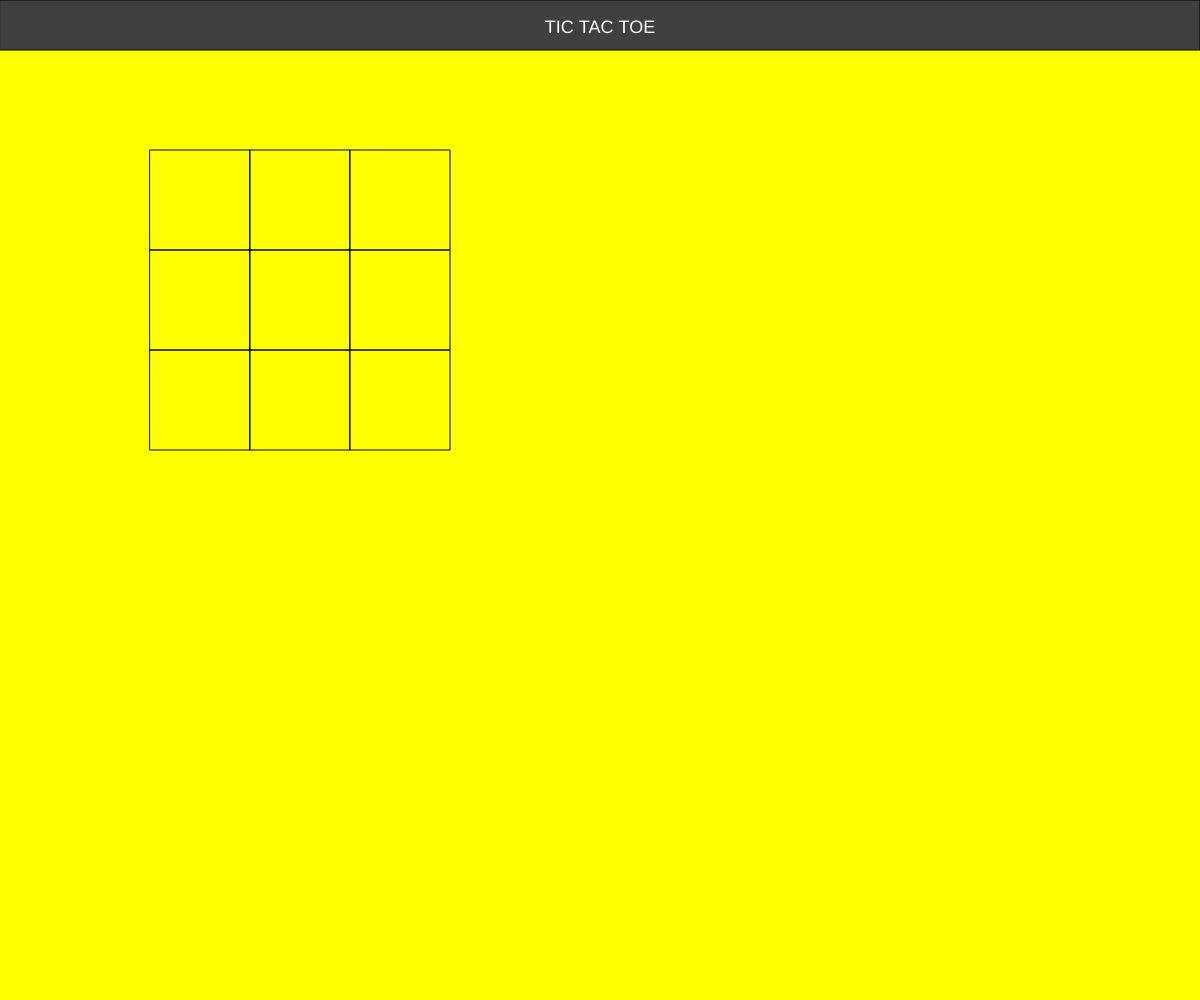
Frame 1 (no input)
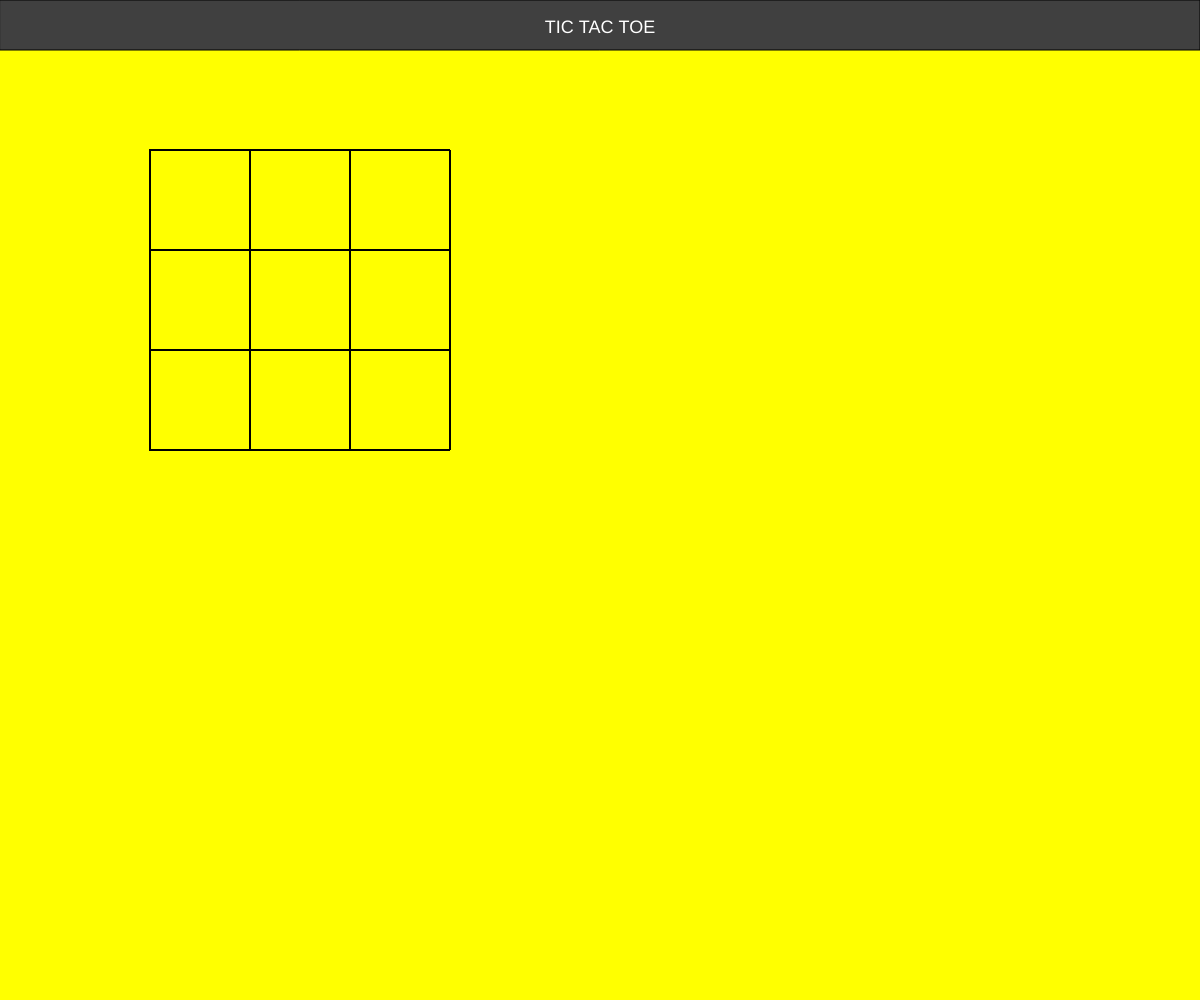
Frame 60 (no input)
Frame 120 (the mouse pressed at the canvas centre since frame 60): identical to frame 60, image omitted

The p5.js sketch that drew these frames (run headless with seeded random() and noise() and a simulated clock; from frame 60 on, the mouse is pressed at the canvas centre):

// p5.js sketch
// ── sketch.js
var turn=0
function setup() {
    createCanvas(innerWidth,innerHeight); 
    background("yellow");
    fill("#404040");
    rect(0, 0, width, 50);
    textAlign(CENTER);
    fill("White");
    textSize(18);
    text("TIC TAC TOE", width / 2, 33);
    fill("Black");
}


function draw()
{

 createRow(150)
 createRow(250)
 createRow(350)  
}

function createRow(y)
{
  for (x = 150; x < 450; x=x+100)
   {
       var b1= new Box(x, y, 100,100); 
       b1.appear();   
   }  
}
// ── Box.js
class Box {
  
    constructor(x, y, w, h) {
    this.x =x;
    this.y =y;
    this.w =w;
    this.h =h;
  }

    //make the color boxes appear on canvas
    appear()
    {
      stroke(0);
      strokeWeight(1);
      noFill();
      rect(this.x, this.y, this.w, this.h);
    }
}
